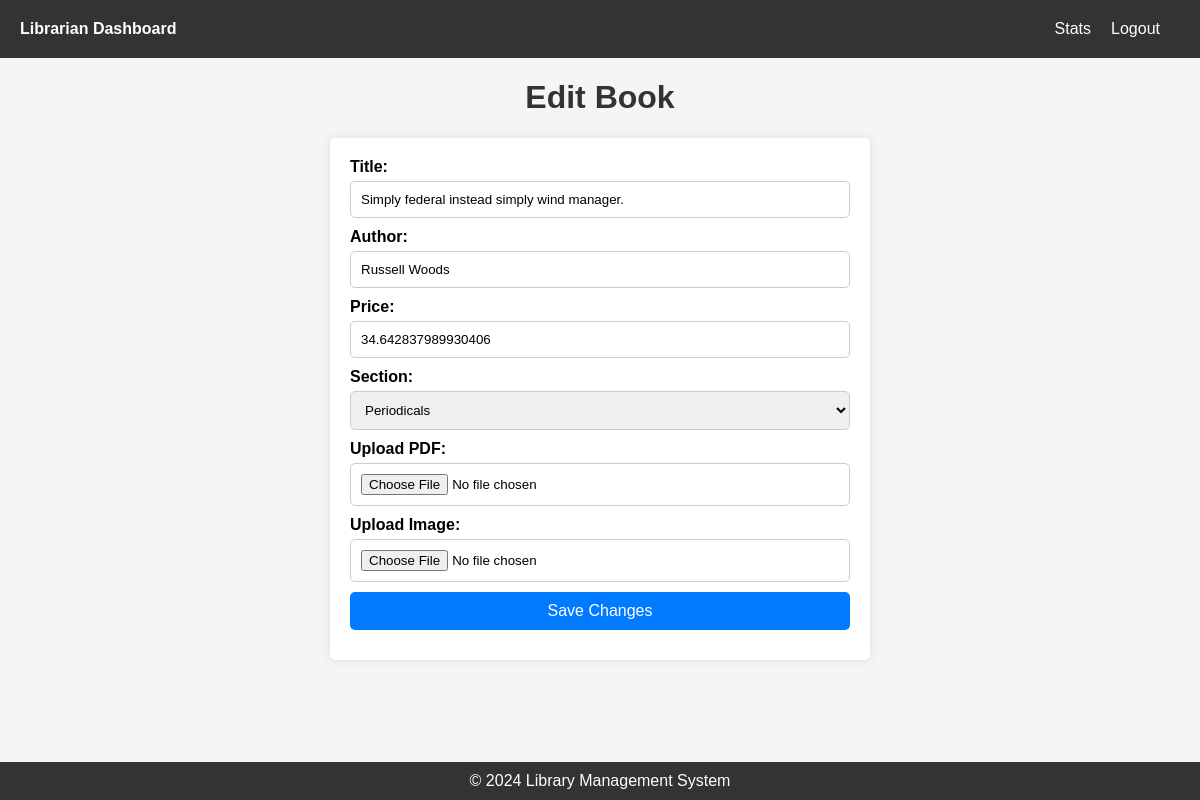
/edit_book/3, run on the app's committed database.
### application/models.py (models this page shows, shortened)
class Book(db.Model):
    id = db.Column(db.Integer, primary_key=True)
    title = db.Column(db.String(100), nullable=False)
    author = db.Column(db.String(100), nullable=False)
    isbn = db.Column(db.String(20), nullable=False, unique=True)
    section_id = db.Column(db.Integer, db.ForeignKey('section.id'), nullable=False)
    date_added = db.Column(db.DateTime, nullable=False, default=db.func.current_timestamp())
    image = db.Column(db.String(255), nullable=True)  # Image URL or file path
    pdf_link = db.Column(db.String(255), nullable=True)  # PDF link for the book
    price = db.Column(db.Float, nullable=True)  # Price of the e-book
    section = db.relationship('Section', back_populates='books')
    requests = db.relationship('Request', back_populates='book')
    users = db.relationship('User', secondary=user_allocated_books_association, backref='books', overlaps="allocated_books")  # Many-to-Many relationship with User model
    feedbacks = db.relationship('Feedback', back_populates='book')  # Relationship with Feedback model

class Section(db.Model):
    id = db.Column(db.Integer, primary_key=True)
    name = db.Column(db.String(100), nullable=False, unique=True)
    description = db.Column(db.Text, nullable=True)
    image = db.Column(db.String(255), nullable=True)  # Image URL or file path
    date_added = db.Column(db.DateTime, nullable=False, default=db.func.current_timestamp())
    books = relationship('Book', back_populates='section')

### application/routes.py (the view, shortened to what this page needs)
@app.route('/edit_book/<int:book_id>', methods=['GET', 'POST'])
def edit_book(book_id):
    book = Book.query.get_or_404(book_id)
    return render_template('librarian/book/edit_book.html', book=book, sections=Section.query.all())

### templates/librarian/book/edit_book.html (shortened to what this page needs)
<!DOCTYPE html>
<html lang="en">
<head>
    <link rel="stylesheet" href="{{ url_for('static', filename='edit_book.css') }}">
    <link rel="stylesheet" href="{{ url_for('static', filename='librarian_nav.css') }}">
    <link rel="stylesheet" href="{{ url_for('static', filename='footer.css') }}">
</head>
<body>
    <header>
        <nav>
            <ul>
                <li><a href="{{ url_for('librarian_dashboard') }}" class="dashboard-link">Librarian Dashboard</a></li>
                <li class="navbar-right"><a href="{{ url_for('logout') }}">Logout</a></li>
                <li class="navbar-right"><a href="{{ url_for('librarian_statistics') }}">Stats</a></li>
            </ul>
        </nav>
    </header>
    <h1>Edit Book</h1>
    <form action="{{ url_for('edit_book', book_id=book.id) }}" method="post" enctype="multipart/form-data">
        <label for="title">Title:</label>
        <input type="text" name="title" id="title" value="{{ book.title }}" required><br>
        <label for="author">Author:</label>
        <input type="text" name="author" id="author" value="{{ book.author }}" required><br>
        <label for="price">Price:</label>
        <input type="number" name="price" id="price" step="0.01" value="{{ book.price }}" required><br>
        <label for="section_id">Section:</label>
        <select name="section_id" id="section_id" required>
            {% for section in sections %}
                <option value="{{ section.id }}" {% if section.id == book.section_id %} selected {% endif %}>{{ section.name }}</option>
            {% endfor %}
        </select><br>
        <label for="pdf_file">Upload PDF:</label>
        <input type="file" name="pdf_file" id="pdf_file"><br>
        <label for="image_file">Upload Image:</label>
        <input type="file" name="image_file" id="image_file"><br>
        <button type="submit">Save Changes</button>
    </form>
</body>
<footer>
    <p>&copy; 2024 Library Management System</p>
</footer>
</html>

### static/edit_book.css (style rules this page uses)
body { font-family: Arial, sans-serif; background-color: #f5f5f5; margin: 0; padding: 0; }
h1 { color: #333; text-align: center; }
form { background-color: #fff; padding: 20px; border-radius: 5px; box-shadow: 0 0 10px rgba(0, 0, 0, 0.1); max-width: 500px; margin: 0 auto; }
label { font-weight: bold; margin-bottom: 5px; display: block; }
input[type="text"], input[type="number"], select, button, input[type="file"] { width: 100%; padding: 10px; margin-bottom: 10px; border: 1px solid #ccc; border-radius: 5px; box-sizing: border-box; }
button { background-color: #007bff; color: #fff; border: none; border-radius: 5px; padding: 10px 20px; cursor: pointer; font-size: 16px; }

### static/librarian_nav.css (style rules this page uses)
header { background-color: #333; color: #fff; padding: 20px; }
nav ul { list-style-type: none; margin: 0; padding: 0; }
nav ul li { display: inline; margin-right: 20px; }
nav ul li a { color: #fff; text-decoration: none; }
nav ul li a.dashboard-link { font-weight: bold; }
.navbar-right { float: right; }

### static/footer.css (style rules this page uses)
footer { background-color: #333; color: #fff; text-align: center; padding: 10px 0; position: fixed; bottom: 0; width: 100%; }
footer p { margin: 0; }

### data on the page
Book: title "Simply federal instead simply wind manager.", author "Russell Woods", price "34.642837989930406", section_id "Periodicals"
